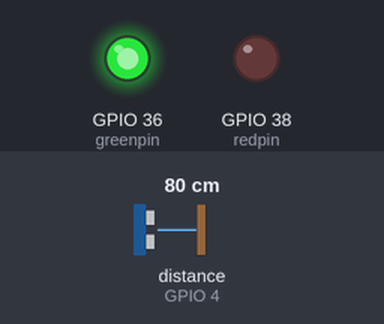
A program run on a simulated ESP32-S3. On the bench: output pins drawn as LEDs (lit = HIGH). Wiring (inferred from the names in the program): ultrasonic range finder: trigger GPIO 5; echo GPIO 4. The inputs (shaded band) are chosen by the test bench; at power-on: distance to the obstacle (sensor on GPIO 4) 80 cm. The echo pulse lasts 58.3 µs per cm; pins used as bus, display or sensor lines are not drawn; what the program prints to the serial monitor is not drawn.

Above: at 1.8 s.
1.9 s: distance to the obstacle (sensor on GPIO 4) set to 7 cm
3.7 s: distance to the obstacle (sensor on GPIO 4) set to 4 cm
At 5.1 s:
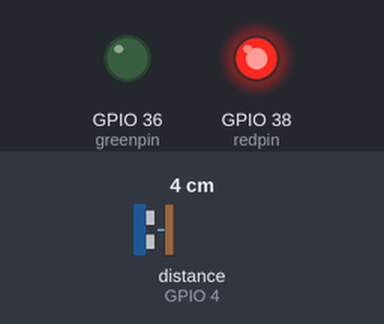
6.0 s: distance to the obstacle (sensor on GPIO 4) set to 9 cm
At 7.7 s:
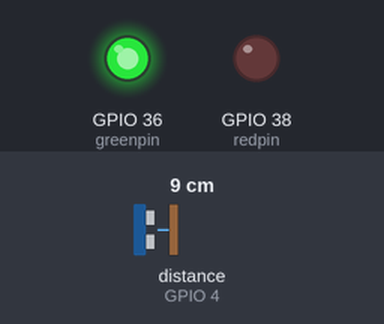
8.0 s: distance to the obstacle (sensor on GPIO 4) set to 2 cm
At 9.5 s:
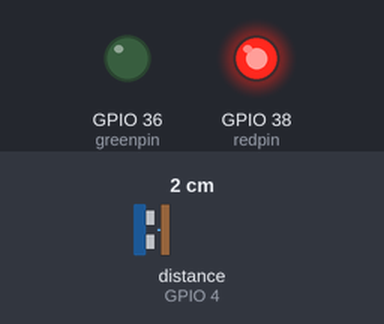
Timing chart, 0 to 11.0 s (numbered marks = the images above; inputs shaded):
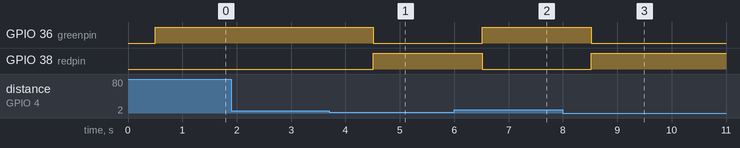

Measured:
- the behaviour switches between 6 and 5 cm on distance to the obstacle (sensor on GPIO 4) (found by bisection; images 0 and 1)
- after the input at 1.9 s, every drawn part: stays the same
- after the input at 3.7 s, GPIO 36 (greenpin): HIGH → LOW after 0.81 s; GPIO 38 (redpin): LOW → HIGH after 0.81 s
- after the input at 6.0 s, GPIO 36 (greenpin): LOW → HIGH after 0.52 s; GPIO 38 (redpin): HIGH → LOW after 0.52 s
- after the input at 8.0 s, GPIO 36 (greenpin): HIGH → LOW after 0.52 s; GPIO 38 (redpin): LOW → HIGH after 0.52 s

The program:

main.cpp
```cpp
#include <Arduino.h>

const int trigPin = 5;
const int echoPin = 4;
const int redpin = 38;
const int greenpin = 36;
const int sensitivity = 5;

int val;

float duration, distance;


void setup() {
	pinMode(redpin, OUTPUT);
	pinMode(greenpin, OUTPUT);
  pinMode(trigPin, OUTPUT);
  pinMode(echoPin, INPUT);
  Serial.begin(9600); // no magic numbers todo
}

void loop() {
  digitalWrite(trigPin, LOW);
  delayMicroseconds(2); // no magic numbers todo
  digitalWrite(trigPin, HIGH);
  delayMicroseconds(10); // no magic numbers todo
  digitalWrite(trigPin, LOW);

  duration = pulseIn(echoPin, HIGH);
  distance = duration * 0.034 / 2; // no magic numbers todo

  Serial.print("Distance: ");
  Serial.println(distance);

  delay(500); // no magic numbers todo

  if (distance < sensitivity) {
		analogWrite(redpin, 255 - val);
    analogWrite(greenpin, val);
    Serial.print("Vehicle in parkingspot");
  }
  else {
    analogWrite(redpin, val);
		analogWrite(greenpin, 255 - val);
    Serial.print("Parkingspot empty");
  }
  delay(500);
}
```
